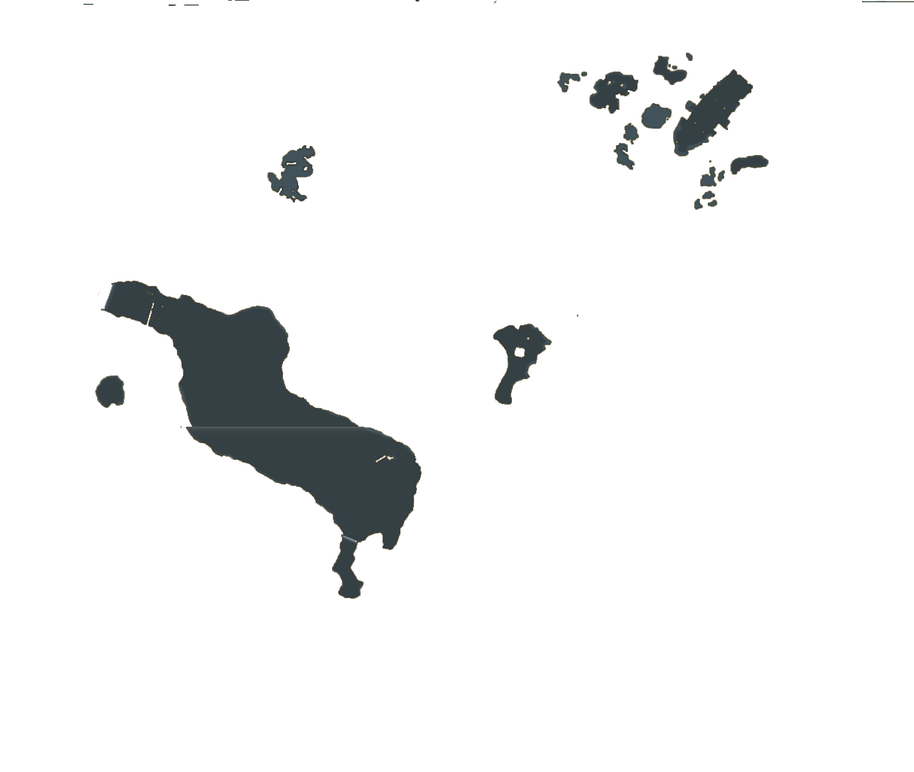
#> input picture utils/river_generator/GreatPlateau_river.png, 914 x 772 px, shrunk from 1214 x 1026 before the run
$ python vis_result.py
#> lines starting #> are read from the running program, lines starting #| are printed output that depends on the picture
import matplotlib.pyplot as plt
import matplotlib.image as mpimg
import numpy as np

# 解析输入数据
input_data = """
    -0.341657f, 0.145866f, 0.198011f, 1.000000f,
    -0.455263f, -0.023098f, 0.000000f, 0.331472f,
    -0.459566f, -0.135117f, 0.000000f, 0.031073f,
    -0.404485f, -0.155284f, 0.165863f, 0.000000f,
    -0.297764f, -0.126270f, 0.432402f, 0.000000f,
    -0.217724f, -0.062214f, 0.788183f, 0.000000f,
    -0.177273f, -0.007323f, 1.000000f, 0.269460f,
    -0.084323f, 0.053296f, 1.000000f, 0.543970f,
    -0.029241f, 0.116434f, 1.000000f, 0.662314f,
    -0.017192f, 0.224380f, 1.000000f, 0.863666f,
    -0.030963f, 0.272242f, 1.000000f, 0.981994f,
    -0.080880f, 0.320105f, 0.843150f, 1.000000f,
    -0.196208f, 0.282426f, 0.661263f, 1.000000f,
    -0.267641f, 0.210123f, 0.522718f, 1.000000f,
"""

# 将输入数据转换为点列表
points = []
for line in input_data.strip().split('\n'):
    values = line.strip().split(',')
    points.append([float(v.strip('f')) for v in values if v.strip()])

# 读取图像
img = mpimg.imread('GreatPlateau_river.png')
#> img is the input picture: shape (772, 914, 3) float32; mean R, G, B 0.952, 0.954, 0.955
fig, ax = plt.subplots()
ax.imshow(img)

# 获取图像的宽度和高度
height, width, _ = img.shape
#> height = 772; width = 914

# 偏移量
x_offset = -0.0395
z_offset = 0.0275

# 绘制点和线条
x_vals = []
y_vals = []
for i, point in enumerate(points):
    norm_x = point[0] + 0.5 - x_offset
    norm_y = point[1] + 0.5 - z_offset
    x_vals.append(norm_x * width)
    y_vals.append(norm_y * height)
    ax.plot(norm_x * width, norm_y * height, 'bo')
    ax.text(norm_x * width, norm_y * height, str(i+1), fontsize=9, color='red')

# 绘制线条
ax.plot(x_vals, y_vals, 'r-')

plt.show()
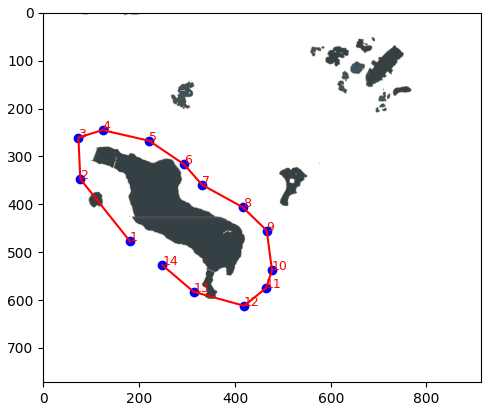
#> figure drawn by matplotlib, 1 panel
